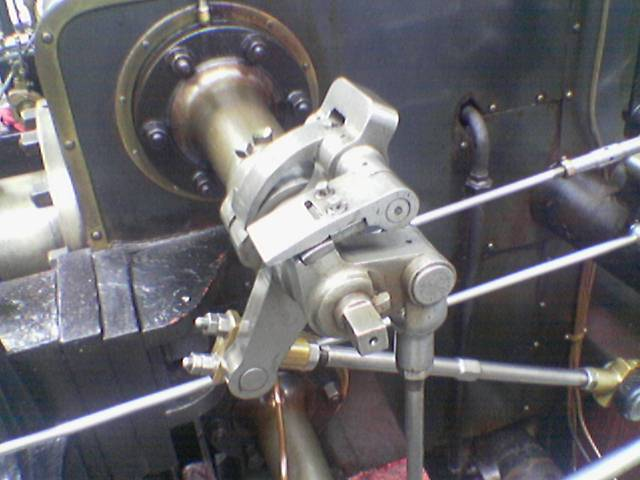
#> input picture valve.png, 640 x 480 px
$ python sobel_operator_test.py
#> lines starting #> are read from the running program, lines starting #| are printed output that depends on the picture
import cv2 as cv
import numpy as np
import scipy.ndimage as ndimg
import matplotlib.pyplot as plt

Path = 'valve.png'
Image = cv.imread(Path, 0)
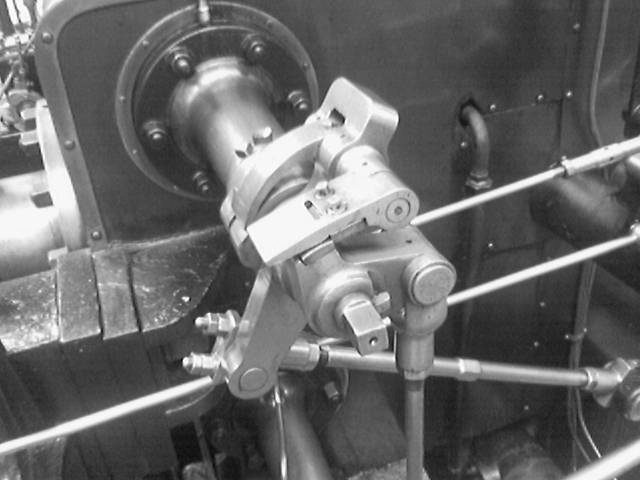
#> Image: shape (480, 640); min 6, max 255, mean 105.2

Sobel = ndimg.sobel(Image)
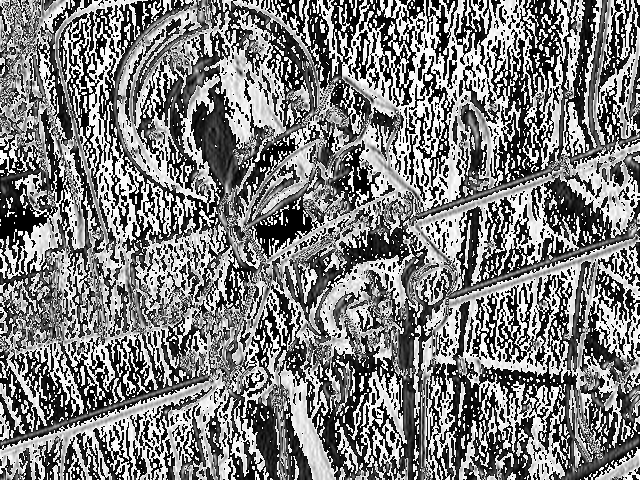
#> Sobel: shape (480, 640); min 0, max 255, mean 125.6


def fillter(image: np.ndarray, f: np.ndarray):
    h0, w0 = image.shape
#> h0 = 480; w0 = 640
    s1, s2 = f.shape
    h, w = h0-s1+1, w0-s2+1
#> h = 478; w = 638
    g = np.zeros((h, w))
    for i in range(h):
        for j in range(w):
            g[i, j] = np.multiply(image[i:i+s1, j:j+s2], f).sum()
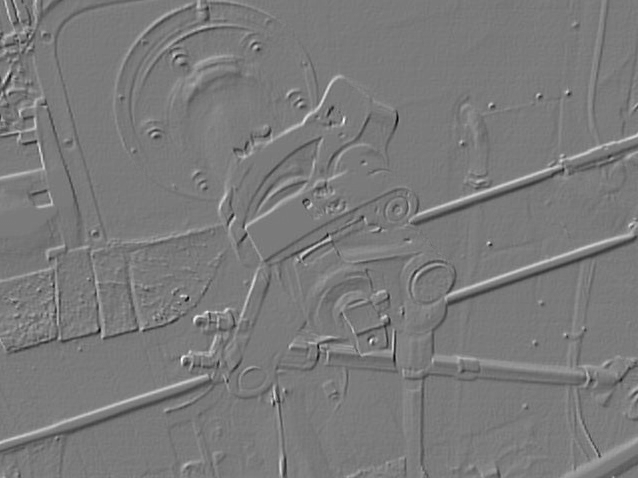
#> g: shape (478, 638) float64; min -213, max 229, mean -0.2; drawn with min black and max white
    return g


F1 = np.array([[-1, 0, 0],
               [0, 0, 0],
               [0, 0, +1]])

Output1 = fillter(Image, F1)

plt.imshow(Output1, cmap='gray')
plt.title('Output1')
plt.show()
